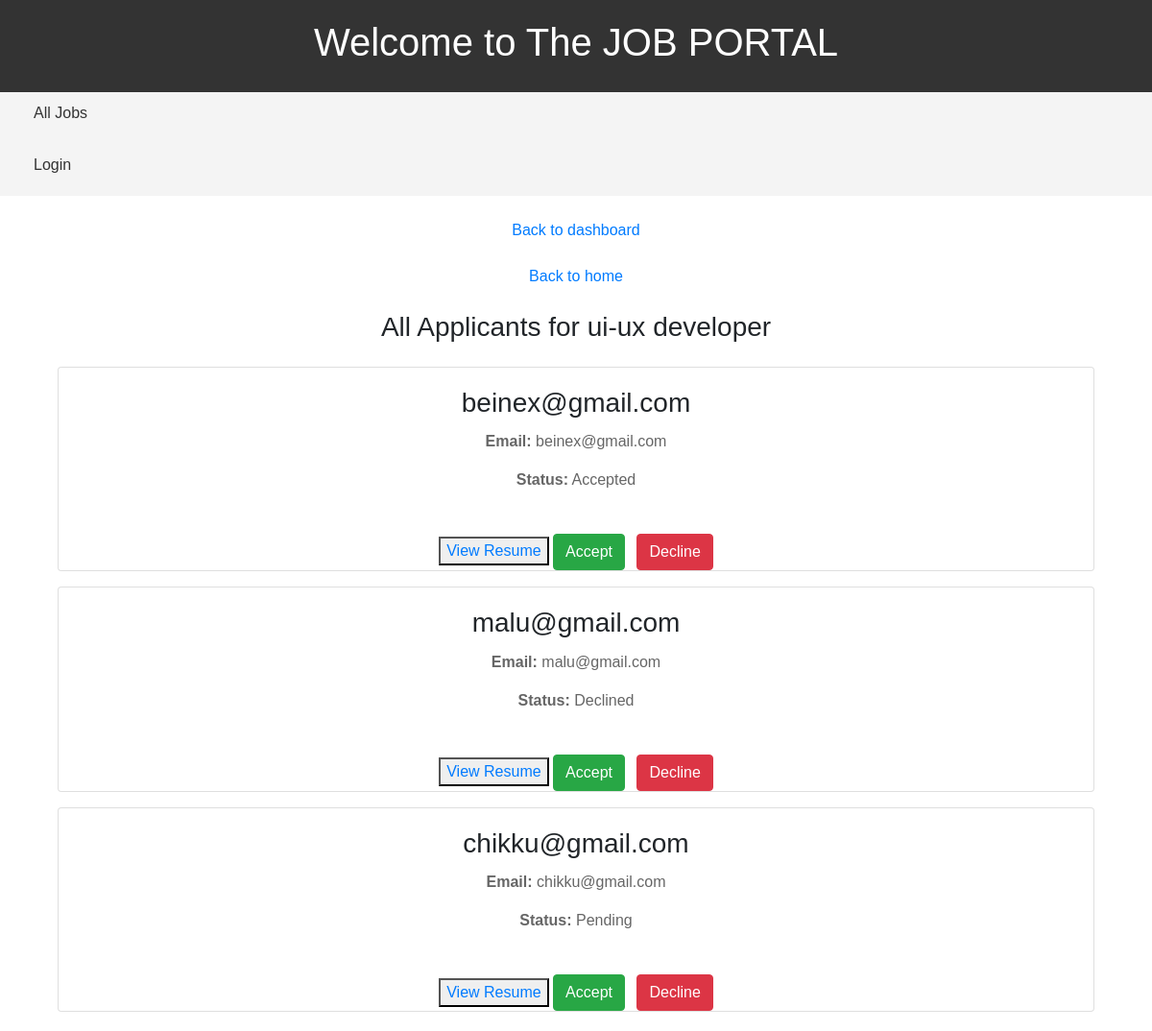
/job/all-applicant/8/, run on the app's committed database.
### job/models.py (models this page shows, shortened)
class Job (models.Model):
    user = models. ForeignKey (User, on_delete=models.CASCADE)
    company = models. ForeignKey (Company, on_delete=models.CASCADE)
    title = models. CharField(max_length=100)
    location = models. CharField(max_length=100)
    salary = models. PositiveIntegerField(default=35000)
    is_available=models.BooleanField(default=True)
    timestamb=models.DateTimeField(auto_now_add=True)
    job_description = models.TextField(null=True,blank=True)
    required_qualifications = models.CharField(max_length=50,null=True,blank=True)
    responsibilities = models.TextField(null=True,blank=True)
    application_Deadline = models.DateField(null=True,blank=True)
    option = (('Full-time', 'Full-time'), ('Part-time', 'Part-time'), ('Contract', 'Contract'), ('etc', 'etc'))
    Employment_Type = models.CharField(choices=option, max_length=20,null=True,blank=True)
    Company_Benefits = models.TextField(null=True,blank=True)
    How_to_Apply = models.TextField(null=True,blank=True)
    cover_letter=models.CharField(max_length=20,null=True,blank=True)
    status_choices = (('Accepted', 'Accepted'),
                      ('Declined', 'Declined'),
                      ('Pending', 'Pending'))
    status = models.CharField(max_length=20, choices=status_choices,null=True)

class ApplyJob(models.Model):
    status_choices = (('Accepted', 'Accepted'),
                      ('Declined', 'Declined'),
                      ('Pending', 'Pending'))
    user = models.ForeignKey(User, on_delete=models.CASCADE)
    job= models.ForeignKey(Job, on_delete=models.CASCADE)
    timestamp = models.DateTimeField(auto_now_add=True)
    status = models.CharField(max_length=20, choices=status_choices,default="Pending")
    resume=models.FileField(upload_to="resumes",null=True,blank=True)
    is_active = models.BooleanField(default=True)

### users/models.py (models this page shows)
class User(AbstractUser):
    email=models.EmailField(unique=True)
    is_recruiter=models.BooleanField(default=False)
    is_applicant=models.BooleanField(default=False)
    has_resume=models.BooleanField(default=False)
    has_company=models.BooleanField(default=False)

### job/views.py (the view)
# urls.py: path('all-applicant/<int:pk>/',all_applicants,name="all-applicant"),
def all_applicants(request, pk):
    try:
        job = Job.objects.get(pk=pk)
        applicants = job.applyjob_set.all()
        context = {'job': job, 'applicants': applicants}
        return render(request, 'job/all_applicants.html', context)
    except Job.DoesNotExist:
        return HttpResponseNotFound('<h1>Job not found</h1>')

### templates/job/all_applicants.html (shortened to what this page needs)
{% extends 'users/base.html' %}
{% block content %}
<div class="container">
    <h3 class="my-4">All Applicants for {{ job.title }}</h3>
    {% if applicants %}
        {% for applicant in applicants %}
            <div class="card mb-3">
                <div class="card-body">
                    <h3 class="card-title">{{ applicant.user.username }}</h3>
                    <p class="card-text"><strong>Email:</strong> {{ applicant.user.email }}</p>
                    <p class="card-text"><strong>Status:</strong> {{ applicant.status }}</p>
                </div>
                <div class="text-center mt-4">
                    <button type="submit" class=""><a href="{% url 'resume-details' pk=applicant.user.resume.id %}">View Resume</a></button>
                    <a href="{% url 'change-status' applicant.id 'Accepted' %}" class="btn btn-success mr-2">Accept</a>
                    <a href="{% url 'change-status' applicant.id 'Declined' %}" class="btn btn-danger">Decline</a>
                </div>
            </div>
        {% endfor %}
    {% else %}
        <div class="alert alert-info" role="alert">
            No applicants found for this job.
        </div>
    {% endif %}
</div>
{% endblock %}

### templates/users/base.html (style rules this page uses)
body { font-family: Arial, sans-serif; margin: 0; padding: 0; }
.container { margin: 20px auto; text-align: center; }
.container p { color: #666; margin-top: 10px; }

### data on the page
Job: title "ui-ux developer"
ApplyJob: user.username "beinex@gmail.com", user.email "beinex@gmail.com", status "Accepted"
ApplyJob: user.username "malu@gmail.com", user.email "malu@gmail.com", status "Declined"
ApplyJob: user.username "chikku@gmail.com", user.email "chikku@gmail.com", status "Pending"
